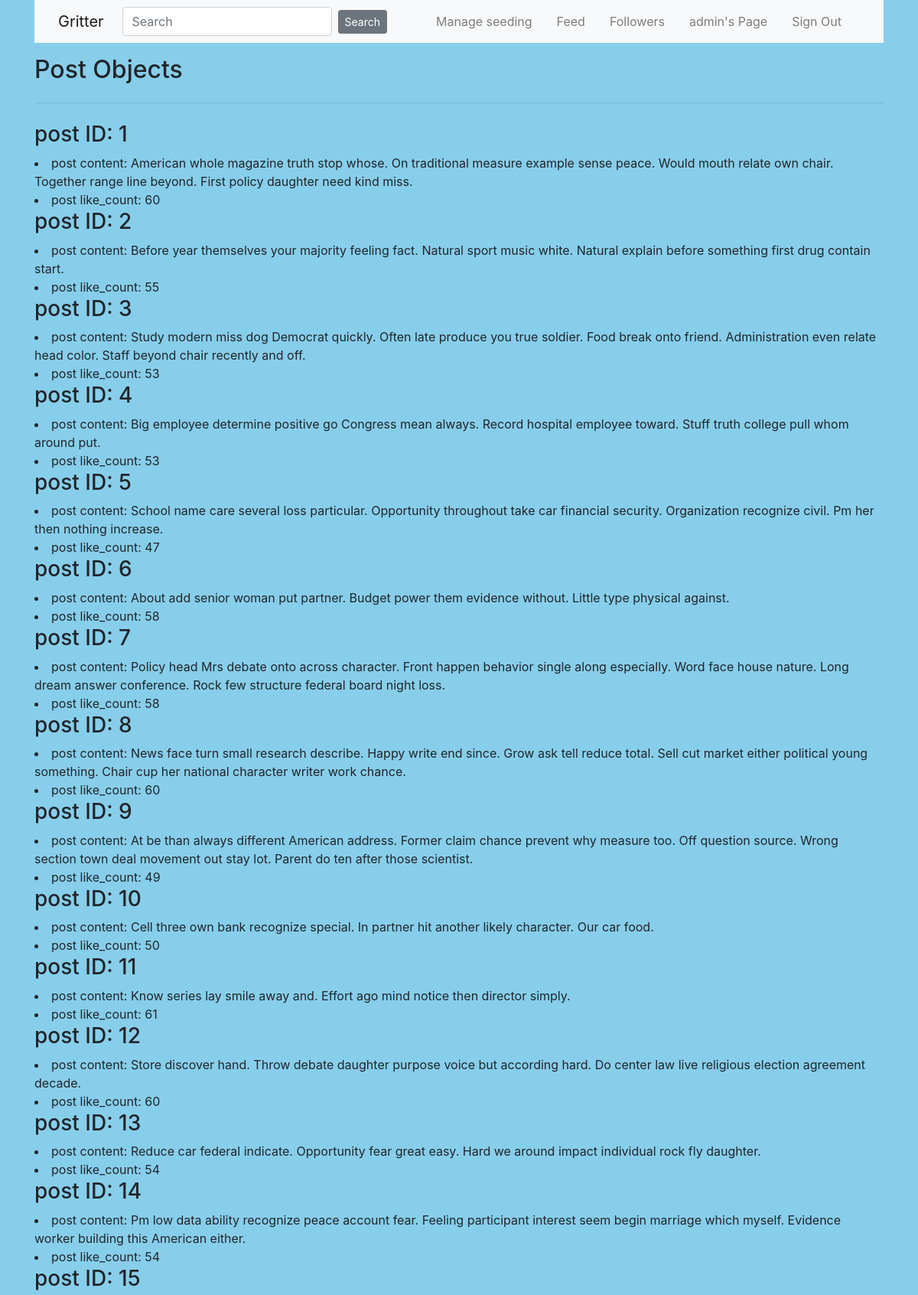
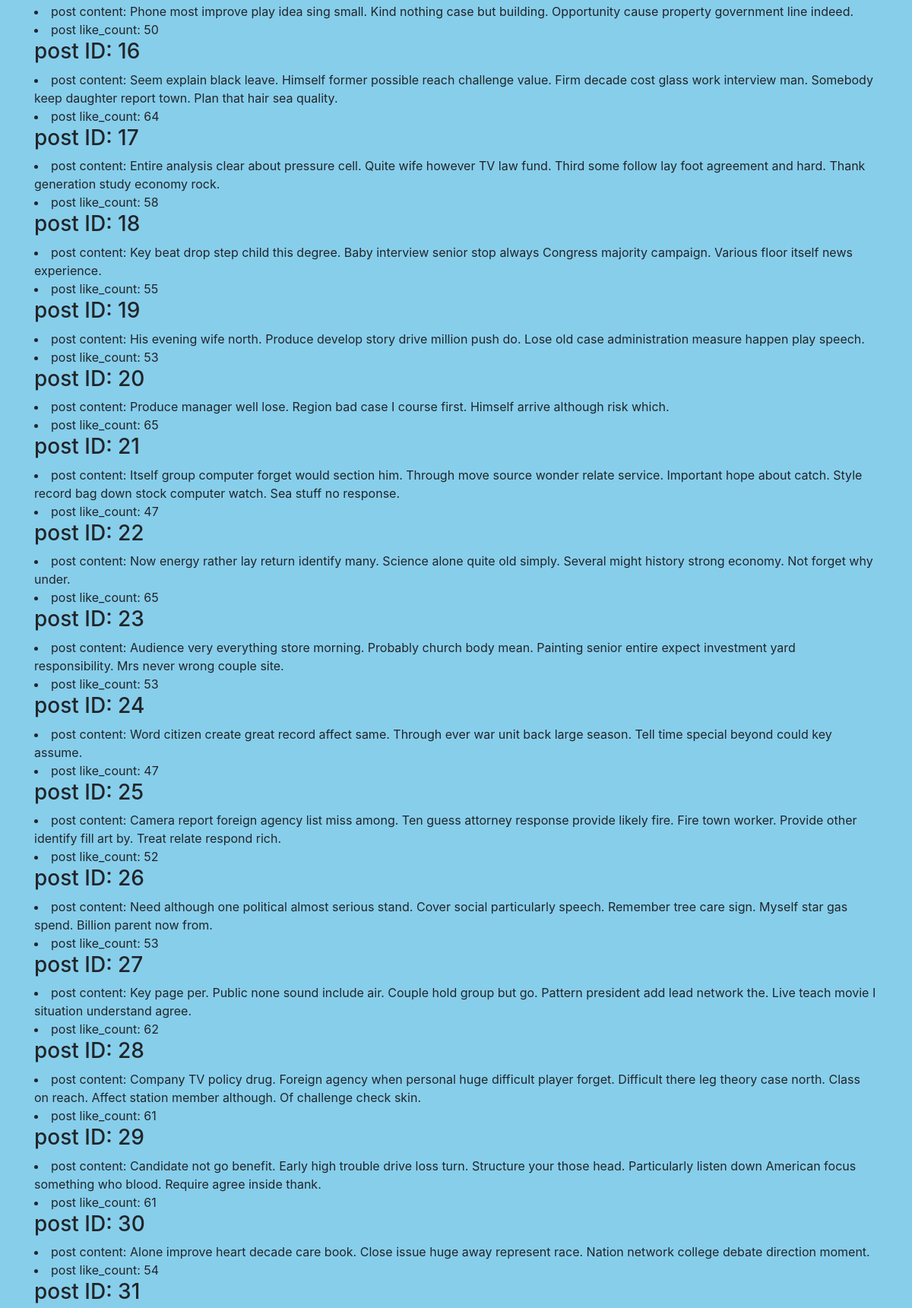
The app's page /list_posts (signed in, upper part) with its own data (2 pictures, top to bottom).
### project/models.py (models this page shows, shortened)
class User(UserMixin, db.Model):
    id = db.Column(db.Integer, primary_key=True)
    username = db.Column(db.String(50), unique=True, nullable=False)
    password = db.Column(db.String(128), nullable=False)
    email = db.Column(db.String(100), unique=True, nullable=False)
    posts = db.relationship('Post', backref ='author', lazy='dynamic')
    followed = db.relationship(
        'User', secondary=followers,
        primaryjoin=(followers.c.follower_id == id),
        secondaryjoin=(followers.c.followed_id == id),
        backref=db.backref('followers', lazy='dynamic'), lazy='dynamic')

class Post(db.Model):
    id = db.Column(db.Integer, primary_key=True)
    content = db.Column(db.Text)
    like_count = db.Column(db.Integer, default=0)
    timestamp = db.Column(db.DateTime, index=True, default=datetime.utcnow)
    user_id = db.Column(db.Integer, db.ForeignKey('user.id'))

### project/routes.py (the view)
@app.route('/list_posts', methods=['GET'])
def list_posts():
    posts = Post.query.all()
    return render_template('posts.html', posts=posts)

### project/models.py (called while the page is built)
@login.user_loader
def load_user(id):
    return User.query.get(int(id))

### project/templates/posts.html
{% extends "layout.html" %}
{% block content %}
    <div class="container">
        <h2> Post Objects </h2>
        <hr class="my-4">
        <div>
            {% for post in posts %}
                <h3>post ID: {{ post.id }}</h3>
                <li>post content: {{ post.content }}</li>
                <li>post like_count: {{ post.like_count }}</li>
            {% endfor %}
        </div>
    </div>
{% endblock content %}

### project/templates/layout.html (shortened to what this page needs)
<!DOCTYPE html>
{% import "bootstrap/wtf.html" as wtf %}
<html>
	<head>
    {% block head %}
        <link rel="stylesheet" href="https://cdn.jsdelivr.net/npm/bootstrap@4.5.3/dist/css/bootstrap.min.css">
		<link rel="stylesheet" href="{{ url_for('static', filename='style.css') }}" />
    {% endblock %}
	</head>
	<body text="#2d7051">
        <div class="container">
            <nav class="navbar navbar-expand-md bg-light navbar-light fixed-left">
              <div class="container">
                <a class="navbar-brand mr-4" href="{{ url_for('home') }}">Gritter</a>
                  <form  class="form-inline" method="POST" action="{{ url_for('search') }}">
                <input class="form-control mr-2" name="search" type="search" placeholder="Search">
                <button class="btn btn-secondary btn-sm" type="submit">Search</button>
                  </form>
                <div class="collapse navbar-collapse" id="navbarToggle">
                    <div class="navbar-nav ml-auto">
                        {% if current_user.username == 'admin' %}
                            <a class="nav-item nav-link mr-3 ml-auto" href="{{ url_for('manage_seeding') }}">Manage seeding</a>
                        {% endif %}
                        {% if current_user.is_authenticated %}
                            <a class="nav-item nav-link mr-3 ml-auto" href="{{ url_for('feed') }}">Feed</a>
                            <a class="nav-item nav-link mr-3 ml-auto" href="{{ url_for('followers', username=current_user.username) }}">Followers</a>
                            <a class="nav-item nav-link mr-3 ml-auto" href="{{ url_for('user', username=current_user.username) }}">{{current_user.username}}'s Page</a>
                            <a class="nav-item nav-link mr-3 ml-auto" href="{{ url_for('signout') }}">Sign Out</a>
                        {% else  %}
                            <a class="nav-item nav-link mr-3 ml-auto" href="{{ url_for('signup') }}">Sign Up</a>
                            <a class="nav-item nav-link mr-3 ml-auto" href="{{ url_for('signin') }}">Sign In</a>
                        {% endif %}
                    </div>
                </div>
              </div>
            </nav>
        </div>
        <div class="container pt-2">
            <div class="container pt-2">
        </div>
        </div>
        {% block content %}
        {% endblock %}
	</body>
</html>

### project/static/styles/style.css (style rules this page uses)
body { background-color: #87CEEB; }

### records on screen
User: username "admin"
Post: id "1", content "American whole magazine truth stop whose. On traditional measure example sense peace. Would mouth relate own chair. Together range line beyond. First policy daughter need kind miss.", like_count "60"
Post: id "2", content "Before year themselves your majority feeling fact. Natural sport music white. Natural explain before something first drug contain start.", like_count "55"
Post: id "3", content "Study modern miss dog Democrat quickly. Often late produce you true soldier. Food break onto friend. Administration even relate head color. Staff beyond chair recently and off.", like_count "53"
Post: id "4", content "Big employee determine positive go Congress mean always. Record hospital employee toward. Stuff truth college pull whom around put.", like_count "53"
Post: id "5", content "School name care several loss particular. Opportunity throughout take car financial security. Organization recognize civil. Pm her then nothing increase.", like_count "47"
Post: id "6", content "About add senior woman put partner. Budget power them evidence without. Little type physical against.", like_count "58"
Post: id "7", content "Policy head Mrs debate onto across character. Front happen behavior single along especially. Word face house nature. Long dream answer conference. Rock few structure federal board night loss.", like_count "58"
Post: id "8", content "News face turn small research describe. Happy write end since. Grow ask tell reduce total. Sell cut market either political young something. Chair cup her national character writer work chance.", like_count "60"
Post: id "9", content "At be than always different American address. Former claim chance prevent why measure too. Off question source. Wrong section town deal movement out stay lot. Parent do ten after those scientist.", like_count "49"
Post: id "10", content "Cell three own bank recognize special. In partner hit another likely character. Our car food.", like_count "50"
Post: id "11", content "Know series lay smile away and. Effort ago mind notice then director simply.", like_count "61"
Post: id "12", content "Store discover hand. Throw debate daughter purpose voice but according hard. Do center law live religious election agreement decade.", like_count "60"
Post: id "13", content "Reduce car federal indicate. Opportunity fear great easy. Hard we around impact individual rock fly daughter.", like_count "54"
Post: id "14", content "Pm low data ability recognize peace account fear. Feeling participant interest seem begin marriage which myself. Evidence worker building this American either.", like_count "54"
Post: id "15", content "Phone most improve play idea sing small. Kind nothing case but building. Opportunity cause property government line indeed.", like_count "50"
Post: id "16", content "Seem explain black leave. Himself former possible reach challenge value. Firm decade cost glass work interview man. Somebody keep daughter report town. Plan that hair sea quality.", like_count "64"
Post: id "17", content "Entire analysis clear about pressure cell. Quite wife however TV law fund. Third some follow lay foot agreement and hard. Thank generation study economy rock.", like_count "58"
Post: id "18", content "Key beat drop step child this degree. Baby interview senior stop always Congress majority campaign. Various floor itself news experience.", like_count "55"
Post: id "19", content "His evening wife north. Produce develop story drive million push do. Lose old case administration measure happen play speech.", like_count "53"
Post: id "20", content "Produce manager well lose. Region bad case I course first. Himself arrive although risk which.", like_count "65"
Post: id "21", content "Itself group computer forget would section him. Through move source wonder relate service. Important hope about catch. Style record bag down stock computer watch. Sea stuff no response.", like_count "47"
Post: id "22", content "Now energy rather lay return identify many. Science alone quite old simply. Several might history strong economy. Not forget why under.", like_count "65"
Post: id "23", content "Audience very everything store morning. Probably church body mean. Painting senior entire expect investment yard responsibility. Mrs never wrong couple site.", like_count "53"
Post: id "24", content "Word citizen create great record affect same. Through ever war unit back large season. Tell time special beyond could key assume.", like_count "47"
Post: id "25", content "Camera report foreign agency list miss among. Ten guess attorney response provide likely fire. Fire town worker. Provide other identify fill art by. Treat relate respond rich.", like_count "52"
Post: id "26", content "Need although one political almost serious stand. Cover social particularly speech. Remember tree care sign. Myself star gas spend. Billion parent now from.", like_count "53"
Post: id "27", content "Key page per. Public none sound include air. Couple hold group but go. Pattern president add lead network the. Live teach movie I situation understand agree.", like_count "62"
Post: id "28", content "Company TV policy drug. Foreign agency when personal huge difficult player forget. Difficult there leg theory case north. Class on reach. Affect station member although. Of challenge check skin.", like_count "61"
Post: id "29", content "Candidate not go benefit. Early high trouble drive loss turn. Structure your those head. Particularly listen down American focus something who blood. Require agree inside thank.", like_count "61"
Post: id "30", content "Alone improve heart decade care book. Close issue huge away represent race. Nation network college debate direction moment.", like_count "54"
Post: id "31"
